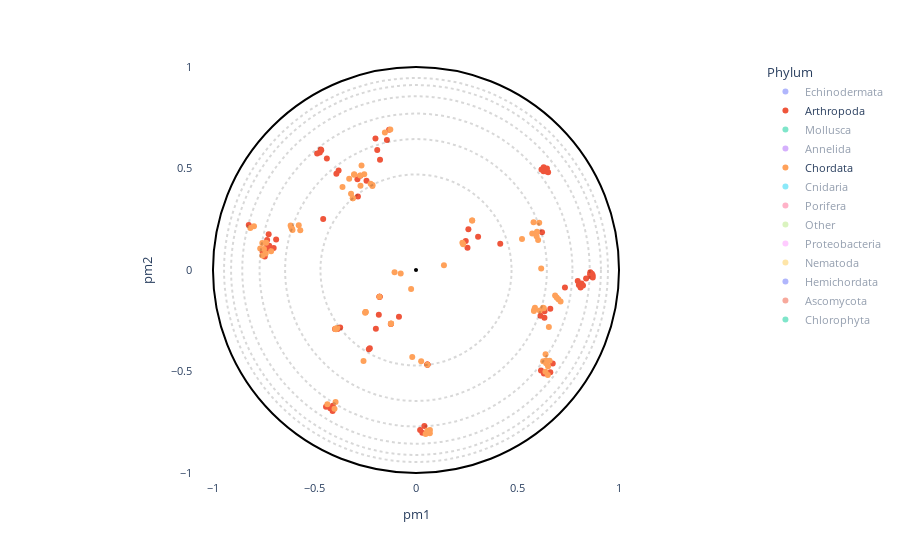

Here is the notebook cell this chart was saved with:
### Markdown cell above
### Create interactive plot

### Code cell
# OPTIONS =================================================
#Here you can set different parameters to color & annotate the resulting projection:
title = ""
#----------------------------------------------------------
# Select the coloring from annotation .csv file:
labels_name = "Phylum"
# Select classes to label among the "labels_name" or "second_labels_name" column (comma separated list):
second_labels_name = ""
labels_text = []
show_text = True
#----------------------------------------------------------
# Use a custom color palette:
color_palette = None #Default: None
use_custom_palette = False
# Select projection center:
id_for_rotation = None #Default: None
use_selected_center = False
#==========================================================


#Check projection visualization parameters
#Labels name
if labels_name == "":
    labels_name = None
elif labels_name not in annotation_names:
    raise NameError(f"labels_name {labels_name} is not in the availables annotations.\nAvailables annotations: {annotation_names}")
#Second labels name
if second_labels_name == "":
    second_labels_name = None
elif second_labels_name not in annotation_names:
    raise NameError(f'"second_labels_name" {second_labels_name} is not in the availables annotations.\nAvailables annotations: {annotation_names}')
#Color palet selection
if not use_custom_palette:
    color_palette = None
#Center of projection selection

tmp_id_for_rotation = -1
if use_selected_center and id_for_rotation is not None:
    if id_for_rotation != tmp_id_for_rotation:
        tmp_id_for_rotation = id_for_rotation

        poincare_coord = df_embedding[["pm1","pm2"]].sort_values(by=["proteins_id"])
        poincare_coord = poincare_coord.values[:,:2]
        model = PoincareMaps(poincare_coord)
        model.get_distances()

        model.iroot = id_for_rotation - 1  #Zero indexing
        model.rotate()

        df_embedding["pm1"] = model.coordinates_rotated[:,0]
        df_embedding["pm2"] = model.coordinates_rotated[:,1]
else:
    df_embedding["pm1"] = df_embedding["pm1_com"]
    df_embedding["pm2"] = df_embedding["pm2_com"]

#Plot graph
fig = plot_embedding_interactive(df_embedding, 
                                 labels_name = labels_name,
                                 second_labels_name = second_labels_name, 
                                 show_text = show_text,
                                 labels_text = labels_text,
                                 color_palette = color_palette, 
                                 title = title, 
                                 fontsize = 11)
fig.show()

### Figure 1 — Plotly figure (JSON) as saved in the notebook; plotly's stock layout.template omitted (floating-point values rounded to 4 significant figures; data arrays with more than 128 entries replaced by an {"elided": "..."} marker saying what was removed)
{"data": [{"customdata": {"elided": "10x19 mixed values"}, "hovertemplate": "<b>%{hovertext}</b><br><br>Phylum=%{customdata[13]}<br>pm1=%{x}<br>pm2=%{y}<br>proteins_id=%{customdata[0]}<br>tree1=%{customdata[1]}<br>tree2=%{customdata[2]}<br>tree3=%{customdata[3]}<br>tree4=%{customdata[4]}<br>full_name=%{customdata[5]}<br>short_name=%{customdata[6]}<br>full_species=%{customdata[7]}<br>short_species=%{customdata[8]}<br>evo_distance=%{customdata[9]}<br>Color_species=%{customdata[10]}<br>Domain=%{customdata[11]}<br>Kingdom=%{customdata[12]}<br>Subphylum=%{customdata[14]}<br>Class=%{customdata[15]}<br>Genus=%{customdata[16]}<br>pm1_com=%{customdata[17]}<br>pm2_com=%{customdata[18]}<extra></extra>", "hovertext": ["Echinodermata", "Echinodermata", "Echinodermata", "Echinodermata", "Echinodermata", "Echinodermata", "Echinodermata", "Echinodermata", "Echinodermata", "Echinodermata"], "legendgroup": "Echinodermata", "marker": {"color": "#636efa", "symbol": "circle"}, "mode": "markers", "name": "Echinodermata", "orientation": "v", "showlegend": true, "textposition": "top right", "type": "scatter", "visible": "legendonly", "x": [-0.7268, 0.05615, -0.483, -0.2064, -0.4724, 0.6488, -0.2234, -0.4778, -0.3939, -0.1906], "xaxis": "x", "y": [0.1625, -0.466, 0.5717, 0.1262, 0.5825, -0.5049, -0.3902, 0.5797, -0.6958, 0.6403], "yaxis": "y"}, {"customdata": {"elided": "84x19 mixed values"}, "hovertemplate": "<b>%{hovertext}</b><br><br>Phylum=%{customdata[13]}<br>pm1=%{x}<br>pm2=%{y}<br>proteins_id=%{customdata[0]}<br>tree1=%{customdata[1]}<br>tree2=%{customdata[2]}<br>tree3=%{customdata[3]}<br>tree4=%{customdata[4]}<br>full_name=%{customdata[5]}<br>short_name=%{customdata[6]}<br>full_species=%{customdata[7]}<br>short_species=%{customdata[8]}<br>evo_distance=%{customdata[9]}<br>Color_species=%{customdata[10]}<br>Domain=%{customdata[11]}<br>Kingdom=%{customdata[12]}<br>Subphylum=%{customdata[14]}<br>Class=%{customdata[15]}<br>Genus=%{customdata[16]}<br>pm1_com=%{customdata[17]}<br>pm2_com=%{customdata[18]}<extra></extra>", "hovertext": ["Arthropoda", "Arthropoda", "Arthropoda", "Arthropoda", "Arthropoda", "Arthropoda", "Arthropoda", "Arthropoda", "Arthropoda", "Arthropoda", "Arthropoda", "Arthropoda", "Arthropoda", "Arthropoda", "Arthropoda", "Arthropoda", "Arthropoda", "Arthropoda", "Arthropoda", "Arthropoda", "Arthropoda", "Arthropoda", "Arthropoda", "Arthropoda", "Arthropoda", "Arthropoda", "Arthropoda", "Arthropoda", "Arthropoda", "Arthropoda", "Arthropoda", "Arthropoda", "Arthropoda", "Arthropoda", "Arthropoda", "Arthropoda", "Arthropoda", "Arthropoda", "Arthropoda", "Arthropoda", "Arthropoda", "Arthropoda", "Arthropoda", "Arthropoda", "Arthropoda", "Arthropoda", "Arthropoda", "Arthropoda", "Arthropoda", "Arthropoda", "Arthropoda", "Arthropoda", "Arthropoda", "Arthropoda", "Arthropoda", "Arthropoda", "Arthropoda", "Arthropoda", "Arthropoda", "Arthropoda", "Arthropoda", "Arthropoda", "Arthropoda", "Arthropoda", "Arthropoda", "Arthropoda", "Arthropoda", "Arthropoda", "Arthropoda", "Arthropoda", "Arthropoda", "Arthropoda", "Arthropoda", "Arthropoda", "Arthropoda", "Arthropoda", "Arthropoda", "Arthropoda", "Arthropoda", "Arthropoda", "Arthropoda", "Arthropoda", "Arthropoda", "Arthropoda"], "legendgroup": "Arthropoda", "marker": {"color": "#EF553B", "symbol": "circle"}, "mode": "markers", "name": "Arthropoda", "orientation": "v", "showlegend": true, "textposition": "top right", "type": "scatter", "x": [-0.4107, 0.8153, -0.7333, 0.02027, -0.7449, 0.8225, -0.2438, -0.2861, -0.4669, -0.2747, -0.399, -0.1799, -0.7327, -0.1433, 0.8707, 0.8702, 0.7966, 0.8578, 0.8105, 0.8603, 0.8634, 0.8378, 0.8586, 0.8664, -0.7315, -0.7556, 0.6291, -0.1772, -0.2886, -0.3921, -0.4572, 0.3058, 0.258, 0.8023, 0.7337, 0.2536, -0.2323, 0.2451, -0.4391, -0.4739, -0.4689, -0.4869, -0.3812, -0.1241, -0.123, 0.03118, -0.3862, -0.1832, -0.3735, -0.08393, 0.04129, -0.1977, 0.6132, 0.6331, 0.6207, 0.6735, 0.6158, 0.6301, -0.2275, 0.6616, -0.1324, -0.1997, -0.4432, -0.4099, -0.4222, -0.7257, -0.1909, -0.8238, 0.6281, 0.6507, 0.6382, 0.6451, 0.6183, -0.1796, -0.179, 0.05667, 0.05574, 0.05592, -0.7229, 0.6615, 0.6327, -0.6889, -0.7011, 0.415], "xaxis": "x", "y": [-0.6947, -0.06671, 0.1482, -0.7878, 0.06675, -0.07682, 0.4394, 0.3626, 0.59, 0.4645, -0.2906, -0.1312, 0.1192, 0.6405, -0.03699, -0.02597, -0.05412, -0.02077, -0.08572, -0.02621, -0.03119, -0.04134, -0.01115, -0.01844, 0.1052, 0.08984, 0.5066, 0.5433, 0.4472, 0.4742, 0.2508, 0.1644, 0.2009, -0.07427, -0.08576, 0.109, -0.3906, 0.1434, 0.5487, 0.5788, 0.5938, 0.5737, 0.4897, -0.2661, -0.2642, -0.8011, -0.2902, -0.2207, -0.2832, -0.2301, -0.7686, -0.2888, -0.2257, -0.2028, 0.1858, -0.4602, -0.4944, -0.5098, -0.3855, -0.5039, 0.6914, 0.6481, -0.674, -0.6691, -0.6807, 0.1762, 0.5911, 0.2211, 0.4865, 0.482, 0.4862, 0.5002, 0.4954, -0.1317, -0.1312, -0.4668, -0.4654, -0.4656, 0.1196, -0.1909, -0.2352, 0.1505, 0.1087, 0.129], "yaxis": "y"}, {"customdata": {"elided": "36x19 mixed values"}, "hovertemplate": "<b>%{hovertext}</b><br><br>Phylum=%{customdata[13]}<br>pm1=%{x}<br>pm2=%{y}<br>proteins_id=%{customdata[0]}<br>tree1=%{customdata[1]}<br>tree2=%{customdata[2]}<br>tree3=%{customdata[3]}<br>tree4=%{customdata[4]}<br>full_name=%{customdata[5]}<br>short_name=%{customdata[6]}<br>full_species=%{customdata[7]}<br>short_species=%{customdata[8]}<br>evo_distance=%{customdata[9]}<br>Color_species=%{customdata[10]}<br>Domain=%{customdata[11]}<br>Kingdom=%{customdata[12]}<br>Subphylum=%{customdata[14]}<br>Class=%{customdata[15]}<br>Genus=%{customdata[16]}<br>pm1_com=%{customdata[17]}<br>pm2_com=%{customdata[18]}<extra></extra>", "hovertext": ["Mollusca", "Mollusca", "Mollusca", "Mollusca", "Mollusca", "Mollusca", "Mollusca", "Mollusca", "Mollusca", "Mollusca", "Mollusca", "Mollusca", "Mollusca", "Mollusca", "Mollusca", "Mollusca", "Mollusca", "Mollusca", "Mollusca", "Mollusca", "Mollusca", "Mollusca", "Mollusca", "Mollusca", "Mollusca", "Mollusca", "Mollusca", "Mollusca", "Mollusca", "Mollusca", "Mollusca", "Mollusca", "Mollusca", "Mollusca", "Mollusca", "Mollusca"], "legendgroup": "Mollusca", "marker": {"color": "#00cc96", "symbol": "circle"}, "mode": "markers", "name": "Mollusca", "orientation": "v", "showlegend": true, "textposition": "top right", "type": "scatter", "visible": "legendonly", "x": [-0.2494, -0.289, 0.5931, -0.4342, 0.6694, 0.2454, 0.5789, -0.3058, -0.3055, -0.3096, -0.3336, -0.217, -0.4778, 0.04489, -0.1228, 0.04436, 0.02718, -0.09085, -0.1222, -0.09208, -0.08911, 0.6217, 0.391, 0.5836, -0.1197, 0.6252, -0.7289, 0.6248, 0.03159, -0.01442, 0.6407, -0.1566, 0.4159, 0.4102, -0.8223, -0.1231], "xaxis": "x", "y": [-0.2087, 0.4138, 0.2778, 0.2177, -0.2517, 0.143, 0.2095, 0.355, 0.3548, 0.5031, 0.4754, 0.575, 0.5848, -0.7973, -0.2642, -0.7879, -0.8132, -0.1836, -0.1297, -0.1824, -0.183, -0.1476, 0.0402, 0.1623, 0.6897, -0.2814, 0.1763, 0.462, -0.4429, -0.4241, -0.214, 0.5883, 0.09871, 0.1093, 0.2266, -0.2643], "yaxis": "y"}, {"customdata": {"elided": "9x19 mixed values"}, "hovertemplate": "<b>%{hovertext}</b><br><br>Phylum=%{customdata[13]}<br>pm1=%{x}<br>pm2=%{y}<br>proteins_id=%{customdata[0]}<br>tree1=%{customdata[1]}<br>tree2=%{customdata[2]}<br>tree3=%{customdata[3]}<br>tree4=%{customdata[4]}<br>full_name=%{customdata[5]}<br>short_name=%{customdata[6]}<br>full_species=%{customdata[7]}<br>short_species=%{customdata[8]}<br>evo_distance=%{customdata[9]}<br>Color_species=%{customdata[10]}<br>Domain=%{customdata[11]}<br>Kingdom=%{customdata[12]}<br>Subphylum=%{customdata[14]}<br>Class=%{customdata[15]}<br>Genus=%{customdata[16]}<br>pm1_com=%{customdata[17]}<br>pm2_com=%{customdata[18]}<extra></extra>", "hovertext": ["Annelida", "Annelida", "Annelida", "Annelida", "Annelida", "Annelida", "Annelida", "Annelida", "Annelida"], "legendgroup": "Annelida", "marker": {"color": "#ab63fa", "symbol": "circle"}, "mode": "markers", "name": "Annelida", "orientation": "v", "showlegend": true, "textposition": "top right", "type": "scatter", "visible": "legendonly", "x": [0.03077, -0.3539, 0.6323, -0.8312, 0.7994, 0.4184, -0.1354, -0.7287, -0.01672], "xaxis": "x", "y": [-0.7922, -0.2798, -0.4782, 0.2221, -0.06422, 0.1171, 0.6974, 0.1735, -0.427], "yaxis": "y"}, {"customdata": {"elided": "88x19 mixed values"}, "hovertemplate": "<b>%{hovertext}</b><br><br>Phylum=%{customdata[13]}<br>pm1=%{x}<br>pm2=%{y}<br>proteins_id=%{customdata[0]}<br>tree1=%{customdata[1]}<br>tree2=%{customdata[2]}<br>tree3=%{customdata[3]}<br>tree4=%{customdata[4]}<br>full_name=%{customdata[5]}<br>short_name=%{customdata[6]}<br>full_species=%{customdata[7]}<br>short_species=%{customdata[8]}<br>evo_distance=%{customdata[9]}<br>Color_species=%{customdata[10]}<br>Domain=%{customdata[11]}<br>Kingdom=%{customdata[12]}<br>Subphylum=%{customdata[14]}<br>Class=%{customdata[15]}<br>Genus=%{customdata[16]}<br>pm1_com=%{customdata[17]}<br>pm2_com=%{customdata[18]}<extra></extra>", "hovertext": ["Chordata", "Chordata", "Chordata", "Chordata", "Chordata", "Chordata", "Chordata", "Chordata", "Chordata", "Chordata", "Chordata", "Chordata", "Chordata", "Chordata", "Chordata", "Chordata", "Chordata", "Chordata", "Chordata", "Chordata", "Chordata", "Chordata", "Chordata", "Chordata", "Chordata", "Chordata", "Chordata", "Chordata", "Chordata", "Chordata", "Chordata", "Chordata", "Chordata", "Chordata", "Chordata", "Chordata", "Chordata", "Chordata", "Chordata", "Chordata", "Chordata", "Chordata", "Chordata", "Chordata", "Chordata", "Chordata", "Chordata", "Chordata", "Chordata", "Chordata", "Chordata", "Chordata", "Chordata", "Chordata", "Chordata", "Chordata", "Chordata", "Chordata", "Chordata", "Chordata", "Chordata", "Chordata", "Chordata", "Chordata", "Chordata", "Chordata", "Chordata", "Chordata", "Chordata", "Chordata", "Chordata", "Chordata", "Chordata", "Chordata", "Chordata", "Chordata", "Chordata", "Chordata", "Chordata", "Chordata", "Chordata", "Chordata", "Chordata", "Chordata", "Chordata", "Chordata", "Chordata", "Chordata"], "legendgroup": "Chordata", "marker": {"color": "#FFA15A", "symbol": "circle"}, "mode": "markers", "name": "Chordata", "orientation": "v", "showlegend": true, "textposition": "top right", "type": "scatter", "x": [0.594, -0.4014, -0.7488, -0.7404, -0.7137, 0.2284, -0.738, 0.0564, -0.7981, -0.816, -0.02416, -0.2142, -0.2235, -0.2148, -0.3974, -0.2585, 0.6096, -0.2683, 0.6258, 0.2323, 0.5725, 0.6014, -0.7566, -0.6113, -0.6143, -0.6175, -0.5777, -0.5701, 0.5858, -0.3621, -0.2735, -0.6083, -0.1532, -0.7674, 0.2766, 0.2767, -0.2504, -0.757, -0.2484, -0.2476, -0.2491, -0.1056, 0.6069, 0.5959, 0.5221, 0.579, -0.07541, -0.32, -0.3111, -0.305, -0.3046, -0.3292, -0.2752, 0.6167, 0.5833, 0.1376, -0.255, -0.3112, -0.3951, -0.1232, -0.1228, 0.05591, -0.3943, 0.04744, -0.3876, 0.06862, 0.06809, 0.5808, 0.6299, 0.6544, 0.02544, 0.6852, 0.7121, 0.6929, 0.7012, 0.6406, 0.6265, 0.6375, 0.6382, 0.6411, 0.658, 0.6492, 0.6504, -0.1266, -0.3961, -0.4366, -0.1802, -0.01841], "xaxis": "x", "y": [0.1657, -0.6837, 0.1033, 0.08179, 0.09209, 0.1343, 0.1346, -0.4663, 0.2155, 0.2068, -0.09341, 0.4188, 0.4253, 0.4142, -0.2901, -0.4485, -0.1989, 0.5153, -0.1857, 0.1269, 0.18, 0.1481, 0.07187, 0.2032, 0.21, 0.2187, 0.2209, 0.1953, -0.1859, 0.4088, 0.4146, 0.1966, 0.6775, 0.1055, 0.2442, 0.2442, -0.21, 0.1331, -0.2074, -0.2064, -0.2083, -0.01069, 0.233, 0.1883, 0.1533, 0.2357, -0.01702, 0.3753, 0.354, 0.4698, 0.4712, 0.4499, 0.4658, 0.007796, -0.1938, 0.02369, 0.4721, 0.3537, -0.2887, -0.2647, -0.264, -0.7924, -0.2913, -0.8078, -0.2855, -0.7882, -0.8037, -0.2022, -0.1885, -0.2809, -0.4492, -0.1253, -0.1555, -0.1353, -0.1445, -0.4597, -0.4495, -0.5015, -0.4145, -0.4458, -0.4473, -0.5173, -0.4741, 0.6917, -0.6507, -0.6617, -0.1312, -0.4283], "yaxis": "y"}, {"customdata": [[18, -1, -1, 8, 4, "Predicted protein", "Predicted", "Nematostella vectensis", "Nematostella", 2.434, "Cnidaria", "Eukaryota", "Metazoa", "Cnidaria", "Other", "Other", "Other", 0.6528, -0.4907], [82, -1, 15, 7, 4, "Predicted protein", "Predicted", "Nematostella vectensis", "Nematostella", 3.063, "Cnidaria", "Eukaryota", "Metazoa", "Cnidaria", "Other", "Other", "Other", 0.6155, 0.1548], [83, 20, 15, 7, 4, "Predicted protein", "Predicted", "Nematostella vectensis", "Nematostella", 2.696, "Cnidaria", "Eukaryota", "Metazoa", "Cnidaria", "Other", "Other", "Other", 0.2766, 0.2441], [84, -1, 15, 7, 4, "Predicted protein", "Predicted", "Nematostella vectensis", "Nematostella", 2.747, "Cnidaria", "Eukaryota", "Metazoa", "Cnidaria", "Other", "Other", "Other", 0.2767, 0.2442], [85, 20, 15, 7, 4, "Predicted protein", "Predicted", "Nematostella vectensis", "Nematostella", 2.467, "Cnidaria", "Eukaryota", "Metazoa", "Cnidaria", "Other", "Other", "Other", 0.2761, 0.2441], [208, -1, -1, -1, 3, "Predicted protein", "Predicted", "Nematostella vectensis", "Nematostella", 3.137, "Cnidaria", "Eukaryota", "Metazoa", "Cnidaria", "Other", "Other", "Other", -0.3569, 0.4084]], "hovertemplate": "<b>%{hovertext}</b><br><br>Phylum=%{customdata[13]}<br>pm1=%{x}<br>pm2=%{y}<br>proteins_id=%{customdata[0]}<br>tree1=%{customdata[1]}<br>tree2=%{customdata[2]}<br>tree3=%{customdata[3]}<br>tree4=%{customdata[4]}<br>full_name=%{customdata[5]}<br>short_name=%{customdata[6]}<br>full_species=%{customdata[7]}<br>short_species=%{customdata[8]}<br>evo_distance=%{customdata[9]}<br>Color_species=%{customdata[10]}<br>Domain=%{customdata[11]}<br>Kingdom=%{customdata[12]}<br>Subphylum=%{customdata[14]}<br>Class=%{customdata[15]}<br>Genus=%{customdata[16]}<br>pm1_com=%{customdata[17]}<br>pm2_com=%{customdata[18]}<extra></extra>", "hovertext": ["Cnidaria", "Cnidaria", "Cnidaria", "Cnidaria", "Cnidaria", "Cnidaria"], "legendgroup": "Cnidaria", "marker": {"color": "#19d3f3", "symbol": "circle"}, "mode": "markers", "name": "Cnidaria", "orientation": "v", "showlegend": true, "textposition": "top right", "type": "scatter", "visible": "legendonly", "x": [0.6528, 0.6155, 0.2766, 0.2767, 0.2761, -0.3569], "xaxis": "x", "y": [-0.4907, 0.1548, 0.2441, 0.2442, 0.2441, 0.4084], "yaxis": "y"}, {"customdata": [[37, -1, -1, 9, 3, "Uncharacterized protein", "Uncharacterized", "Amphimedon queenslandica", "Amphimedon", 2.522, "Porifera", "Eukaryota", "Metazoa", "Porifera", "Other", "Other", "Other", -0.8304, 0.2267]], "hovertemplate": "<b>%{hovertext}</b><br><br>Phylum=%{customdata[13]}<br>pm1=%{x}<br>pm2=%{y}<br>proteins_id=%{customdata[0]}<br>tree1=%{customdata[1]}<br>tree2=%{customdata[2]}<br>tree3=%{customdata[3]}<br>tree4=%{customdata[4]}<br>full_name=%{customdata[5]}<br>short_name=%{customdata[6]}<br>full_species=%{customdata[7]}<br>short_species=%{customdata[8]}<br>evo_distance=%{customdata[9]}<br>Color_species=%{customdata[10]}<br>Domain=%{customdata[11]}<br>Kingdom=%{customdata[12]}<br>Subphylum=%{customdata[14]}<br>Class=%{customdata[15]}<br>Genus=%{customdata[16]}<br>pm1_com=%{customdata[17]}<br>pm2_com=%{customdata[18]}<extra></extra>", "hovertext": ["Porifera"], "legendgroup": "Porifera", "marker": {"color": "#FF6692", "symbol": "circle"}, "mode": "markers", "name": "Porifera", "orientation": "v", "showlegend": true, "textposition": "top right", "type": "scatter", "visible": "legendonly", "x": [-0.8304], "xaxis": "x", "y": [0.2267], "yaxis": "y"}, {"customdata": [[78, -1, -1, 20, 7, "Putative uncharacterized protein", "Putative", "Trichoplax adhaerens", "Trichoplax", 2.316, "Placozoa", "Eukaryota", "Metazoa", "Other", "Other", "Other", "Other", -0.1277, 0.6776], [79, -1, -1, 6, 3, "Globin", "Globin", "Gemmatirosa kalamazoonesis", "Gemmatirosa", 2.905, "Bacteria", "Bacteria", "Bacteria", "Other", "Other", "Other", "Other", -0.3311, 0.4498], [80, -1, 9, 6, 3, "Globin", "Globin", "Gemmatirosa kalamazoonesis", "Gemmatirosa", 3.007, "Bacteria", "Bacteria", "Bacteria", "Other", "Other", "Other", "Other", -0.8341, 0.2185]], "hovertemplate": "<b>%{hovertext}</b><br><br>Phylum=%{customdata[13]}<br>pm1=%{x}<br>pm2=%{y}<br>proteins_id=%{customdata[0]}<br>tree1=%{customdata[1]}<br>tree2=%{customdata[2]}<br>tree3=%{customdata[3]}<br>tree4=%{customdata[4]}<br>full_name=%{customdata[5]}<br>short_name=%{customdata[6]}<br>full_species=%{customdata[7]}<br>short_species=%{customdata[8]}<br>evo_distance=%{customdata[9]}<br>Color_species=%{customdata[10]}<br>Domain=%{customdata[11]}<br>Kingdom=%{customdata[12]}<br>Subphylum=%{customdata[14]}<br>Class=%{customdata[15]}<br>Genus=%{customdata[16]}<br>pm1_com=%{customdata[17]}<br>pm2_com=%{customdata[18]}<extra></extra>", "hovertext": ["Other", "Other", "Other"], "legendgroup": "Other", "marker": {"color": "#B6E880", "symbol": "circle"}, "mode": "markers", "name": "Other", "orientation": "v", "showlegend": true, "textposition": "top right", "type": "scatter", "visible": "legendonly", "x": [-0.1277, -0.3311, -0.8341], "xaxis": "x", "y": [0.6776, 0.4498, 0.2185], "yaxis": "y"}, {"customdata": [[81, -1, 9, 6, 3, "Hemin receptor", "Hemin", "Halothiobacillus sp.", "Halothiobacillus", 2.535, "Bacteria", "Bacteria", "Bacteria", "Proteobacteria", "Other", "Gammaproteobacteria", "Other", 0.6853, -0.2483]], "hovertemplate": "<b>%{hovertext}</b><br><br>Phylum=%{customdata[13]}<br>pm1=%{x}<br>pm2=%{y}<br>proteins_id=%{customdata[0]}<br>tree1=%{customdata[1]}<br>tree2=%{customdata[2]}<br>tree3=%{customdata[3]}<br>tree4=%{customdata[4]}<br>full_name=%{customdata[5]}<br>short_name=%{customdata[6]}<br>full_species=%{customdata[7]}<br>short_species=%{customdata[8]}<br>evo_distance=%{customdata[9]}<br>Color_species=%{customdata[10]}<br>Domain=%{customdata[11]}<br>Kingdom=%{customdata[12]}<br>Subphylum=%{customdata[14]}<br>Class=%{customdata[15]}<br>Genus=%{customdata[16]}<br>pm1_com=%{customdata[17]}<br>pm2_com=%{customdata[18]}<extra></extra>", "hovertext": ["Proteobacteria"], "legendgroup": "Proteobacteria", "marker": {"color": "#FF97FF", "symbol": "circle"}, "mode": "markers", "name": "Proteobacteria", "orientation": "v", "showlegend": true, "textposition": "top right", "type": "scatter", "visible": "legendonly", "x": [0.6853], "xaxis": "x", "y": [-0.2483], "yaxis": "y"}, {"customdata": {"elided": "10x19 mixed values"}, "hovertemplate": "<b>%{hovertext}</b><br><br>Phylum=%{customdata[13]}<br>pm1=%{x}<br>pm2=%{y}<br>proteins_id=%{customdata[0]}<br>tree1=%{customdata[1]}<br>tree2=%{customdata[2]}<br>tree3=%{customdata[3]}<br>tree4=%{customdata[4]}<br>full_name=%{customdata[5]}<br>short_name=%{customdata[6]}<br>full_species=%{customdata[7]}<br>short_species=%{customdata[8]}<br>evo_distance=%{customdata[9]}<br>Color_species=%{customdata[10]}<br>Domain=%{customdata[11]}<br>Kingdom=%{customdata[12]}<br>Subphylum=%{customdata[14]}<br>Class=%{customdata[15]}<br>Genus=%{customdata[16]}<br>pm1_com=%{customdata[17]}<br>pm2_com=%{customdata[18]}<extra></extra>", "hovertext": ["Nematoda", "Nematoda", "Nematoda", "Nematoda", "Nematoda", "Nematoda", "Nematoda", "Nematoda", "Nematoda", "Nematoda"], "legendgroup": "Nematoda", "marker": {"color": "#FECB52", "symbol": "circle"}, "mode": "markers", "name": "Nematoda", "orientation": "v", "showlegend": true, "textposition": "top right", "type": "scatter", "visible": "legendonly", "x": [-0.4197, -0.3912, -0.4215, -0.3132, -0.6983, -0.7023, -0.1467, -0.1674, -0.2278, -0.3102], "xaxis": "x", "y": [-0.6684, -0.679, -0.6499, 0.5058, 0.1056, 0.09884, 0.5855, 0.6203, -0.397, 0.418], "yaxis": "y"}, {"customdata": [[203, -1, -1, 14, 6, "Neuroglobin like protein", "Neuroglobin", "Saccoglossus kowalevskii", "Saccoglossus", 2.36, "Hemichordata", "Eukaryota", "Metazoa", "Hemichordata", "Other", "Other", "Other", -0.432, -0.6536]], "hovertemplate": "<b>%{hovertext}</b><br><br>Phylum=%{customdata[13]}<br>pm1=%{x}<br>pm2=%{y}<br>proteins_id=%{customdata[0]}<br>tree1=%{customdata[1]}<br>tree2=%{customdata[2]}<br>tree3=%{customdata[3]}<br>tree4=%{customdata[4]}<br>full_name=%{customdata[5]}<br>short_name=%{customdata[6]}<br>full_species=%{customdata[7]}<br>short_species=%{customdata[8]}<br>evo_distance=%{customdata[9]}<br>Color_species=%{customdata[10]}<br>Domain=%{customdata[11]}<br>Kingdom=%{customdata[12]}<br>Subphylum=%{customdata[14]}<br>Class=%{customdata[15]}<br>Genus=%{customdata[16]}<br>pm1_com=%{customdata[17]}<br>pm2_com=%{customdata[18]}<extra></extra>", "hovertext": ["Hemichordata"], "legendgroup": "Hemichordata", "marker": {"color": "#636efa", "symbol": "circle"}, "mode": "markers", "name": "Hemichordata", "orientation": "v", "showlegend": true, "textposition": "top right", "type": "scatter", "visible": "legendonly", "x": [-0.432], "xaxis": "x", "y": [-0.6536], "yaxis": "y"}, {"customdata": [[210, 15, 8, 6, 3, "ARAD1D45562p", "ARAD1D45562p", "Blastobotrys adeninivorans", "Blastobotrys", 3.652, "Fungi", "Eukaryota", "Fungi", "Ascomycota", "Other", "Other", "Other", -0.8272, 0.2163], [234, 15, 8, 6, 3, "CYFA0S05e02454g1_1", "CYFA0S05e02454g1_1", "Cyberlindnera fabianii", "Cyberlindnera", 4.119, "Fungi", "Eukaryota", "Fungi", "Ascomycota", "Other", "Other", "Other", -0.7568, 0.1596]], "hovertemplate": "<b>%{hovertext}</b><br><br>Phylum=%{customdata[13]}<br>pm1=%{x}<br>pm2=%{y}<br>proteins_id=%{customdata[0]}<br>tree1=%{customdata[1]}<br>tree2=%{customdata[2]}<br>tree3=%{customdata[3]}<br>tree4=%{customdata[4]}<br>full_name=%{customdata[5]}<br>short_name=%{customdata[6]}<br>full_species=%{customdata[7]}<br>short_species=%{customdata[8]}<br>evo_distance=%{customdata[9]}<br>Color_species=%{customdata[10]}<br>Domain=%{customdata[11]}<br>Kingdom=%{customdata[12]}<br>Subphylum=%{customdata[14]}<br>Class=%{customdata[15]}<br>Genus=%{customdata[16]}<br>pm1_com=%{customdata[17]}<br>pm2_com=%{customdata[18]}<extra></extra>", "hovertext": ["Ascomycota", "Ascomycota"], "legendgroup": "Ascomycota", "marker": {"color": "#EF553B", "symbol": "circle"}, "mode": "markers", "name": "Ascomycota", "orientation": "v", "showlegend": true, "textposition": "top right", "type": "scatter", "visible": "legendonly", "x": [-0.8272, -0.7568], "xaxis": "x", "y": [0.2163, 0.1596], "yaxis": "y"}, {"customdata": [[227, -1, -1, 9, 3, "Uncharacterized protein", "Uncharacterized", "Micromonas commoda", "Micromonas", 2.71, "Viridiplantae", "Eukaryota", "Plantae", "Chlorophyta", "Other", "Other", "Other", -0.01578, -0.4254]], "hovertemplate": "<b>%{hovertext}</b><br><br>Phylum=%{customdata[13]}<br>pm1=%{x}<br>pm2=%{y}<br>proteins_id=%{customdata[0]}<br>tree1=%{customdata[1]}<br>tree2=%{customdata[2]}<br>tree3=%{customdata[3]}<br>tree4=%{customdata[4]}<br>full_name=%{customdata[5]}<br>short_name=%{customdata[6]}<br>full_species=%{customdata[7]}<br>short_species=%{customdata[8]}<br>evo_distance=%{customdata[9]}<br>Color_species=%{customdata[10]}<br>Domain=%{customdata[11]}<br>Kingdom=%{customdata[12]}<br>Subphylum=%{customdata[14]}<br>Class=%{customdata[15]}<br>Genus=%{customdata[16]}<br>pm1_com=%{customdata[17]}<br>pm2_com=%{customdata[18]}<extra></extra>", "hovertext": ["Chlorophyta"], "legendgroup": "Chlorophyta", "marker": {"color": "#00cc96", "symbol": "circle"}, "mode": "markers", "name": "Chlorophyta", "orientation": "v", "showlegend": true, "textposition": "top right", "type": "scatter", "visible": "legendonly", "x": [-0.01578], "xaxis": "x", "y": [-0.4254], "yaxis": "y"}], "layout": {"autosize": true, "font": {"size": 11}, "legend": {"title": {"text": "Phylum"}, "tracegroupgap": 0}, "margin": {"t": 60}, "plot_bgcolor": "rgba(0, 0, 0, 0)", "shapes": [{"line": {"color": "black", "dash": "dot"}, "opacity": 0.15, "type": "circle", "x0": -0.4706, "x1": 0.4706, "y0": -0.4706, "y1": 0.4706}, {"line": {"color": "black", "dash": "dot"}, "opacity": 0.15, "type": "circle", "x0": -0.6447, "x1": 0.6447, "y0": -0.6447, "y1": 0.6447}, {"line": {"color": "black", "dash": "dot"}, "opacity": 0.15, "type": "circle", "x0": -0.7705, "x1": 0.7705, "y0": -0.7705, "y1": 0.7705}, {"line": {"color": "black", "dash": "dot"}, "opacity": 0.15, "type": "circle", "x0": -0.8557, "x1": 0.8557, "y0": -0.8557, "y1": 0.8557}, {"line": {"color": "black", "dash": "dot"}, "opacity": 0.15, "type": "circle", "x0": -0.9108, "x1": 0.9108, "y0": -0.9108, "y1": 0.9108}, {"line": {"color": "black", "dash": "dot"}, "opacity": 0.15, "type": "circle", "x0": -0.9455, "x1": 0.9455, "y0": -0.9455, "y1": 0.9455}, {"line": {"color": "Black"}, "type": "circle", "x0": -1, "x1": 1, "xref": "x", "y0": -1, "y1": 1, "yref": "y"}, {"fillcolor": "Black", "line": {"color": "Black"}, "type": "circle", "x0": -0.005, "x1": 0.005, "xref": "x", "y0": -0.005, "y1": 0.005, "yref": "y"}], "title": {"text": "", "x": 0.5}, "xaxis": {"anchor": "y", "constrain": "domain", "domain": [0.1677, 0.8323], "range": [-1.1, 1.1], "title": {"text": "pm1"}, "type": "linear"}, "yaxis": {"anchor": "x", "autorange": true, "domain": [0, 1], "range": [-1.003, 1.003], "scaleanchor": "x", "scaleratio": 1, "title": {"text": "pm2"}, "type": "linear"}, "yaxis2": {"layer": "below traces", "matches": "y", "overlaying": "y"}}}
